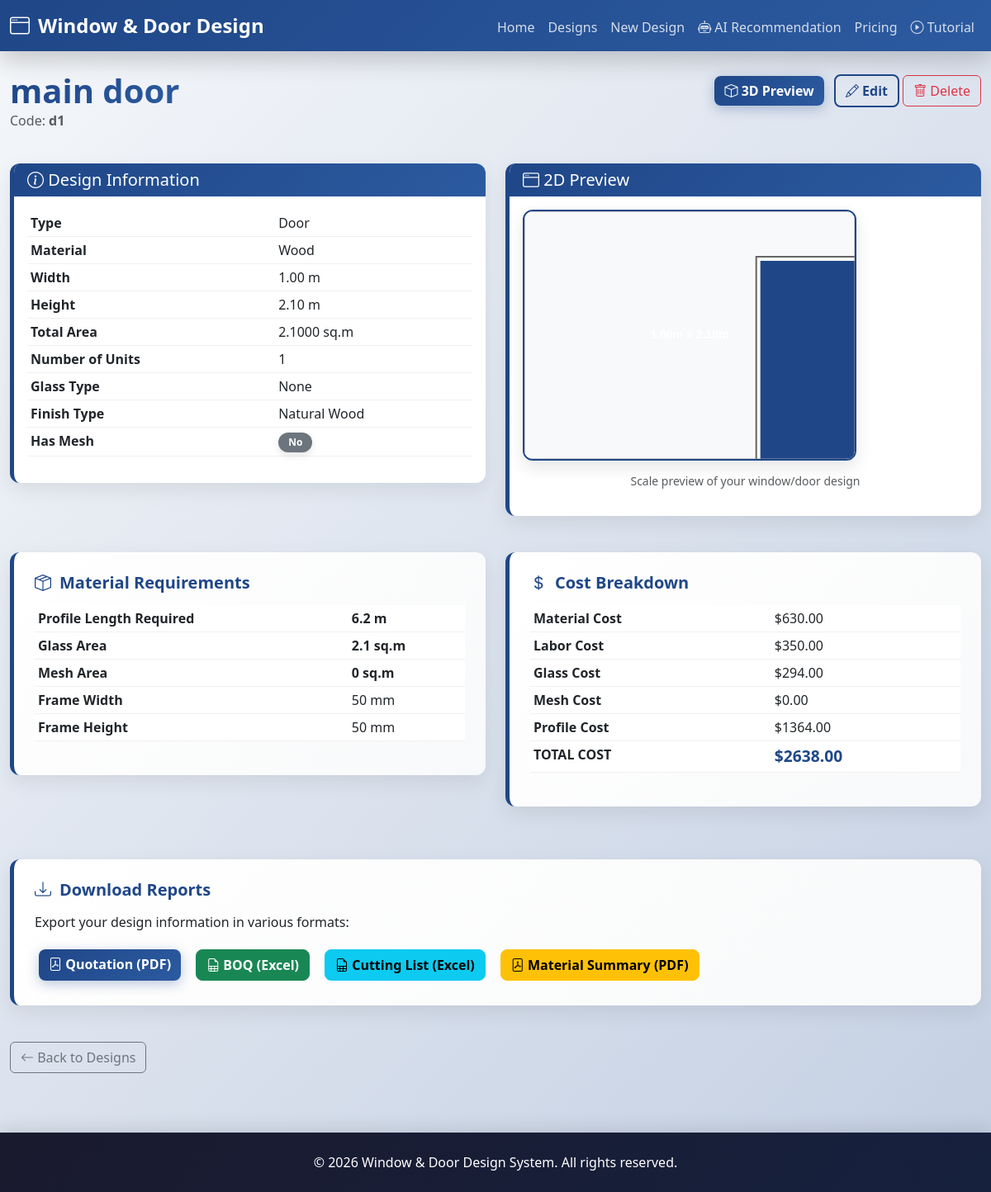
Screenshot of /designs/7/ with the database file from the repository.
### design_system/models.py (models this page shows, shortened)
class WindowDoorDesign(models.Model):
    TYPE_CHOICES = [
        ('window', 'Window'),
        ('door', 'Door'),
    ]
    GLASS_TYPE_CHOICES = [
        ('clear', 'Clear Glass'),
        ('tinted', 'Tinted Glass'),
        ('frosted', 'Frosted Glass'),
        ('double_glazed', 'Double Glazed'),
        ('tempered', 'Tempered Glass'),
    ]
    FINISH_TYPE_CHOICES = [
        ('anodized', 'Anodized'),
        ('powder_coated', 'Powder Coated'),
        ('raw', 'Raw'),
        ('painted', 'Painted'),
        ('natural_wood', 'Natural Wood'),
    ]
    MATERIAL_CHOICES = [
        ('aluminum', 'Aluminum'),
        ('upvc', 'UPVC'),
        ('steel', 'Steel'),
        ('wood', 'Wood'),
    ]
    name = models.CharField(max_length=100)
    code = models.CharField(max_length=50, unique=True)
    width = models.DecimalField(max_digits=10, decimal_places=2, validators=[MinValueValidator(0.1)])  # in meters
    height = models.DecimalField(max_digits=10, decimal_places=2, validators=[MinValueValidator(0.1)])  # in meters
    type_choice = models.CharField(max_length=20, choices=TYPE_CHOICES)
    glass_type = models.CharField(max_length=20, choices=GLASS_TYPE_CHOICES, null=True, blank=True)
    has_mesh = models.BooleanField(default=False)
    finish_type = models.CharField(max_length=20, choices=FINISH_TYPE_CHOICES)
    number_of_units = models.IntegerField(validators=[MinValueValidator(1)], default=1)
    material = models.CharField(max_length=20, choices=MATERIAL_CHOICES, default='aluminum')
    total_area = models.DecimalField(max_digits=10, decimal_places=4, editable=False, default=0)
    estimated_cost = models.DecimalField(max_digits=15, decimal_places=2, editable=False, default=0)
    created_at = models.DateTimeField(auto_now_add=True)
    updated_at = models.DateTimeField(auto_now=True)
    class Meta:
        verbose_name_plural = "Window/Door Designs"
        ordering = ['-created_at']

### design_system/views.py (the view)
# urls.py: path('designs/<int:pk>/', views.design_detail, name='design_detail'),
def design_detail(request, pk):
    design = get_object_or_404(WindowDoorDesign, pk=pk)
    calculator = DesignCalculator(design)
    material_req = calculator.calculate_material_requirements()
    cost_breakdown = calculator.calculate_cost()
    boq = calculator.get_bill_of_quantities()
    context = {
        'design': design,
        'material_requirements': material_req,
        'cost_breakdown': cost_breakdown,
        'boq': boq,
    }
    return render(request, 'design_detail.html', context)

### design_system/business_logic.py (called while the page is built)
    def calculate_material_requirements(self):
        width = float(self.design.width)
        height = float(self.design.height)
        units = self.design.number_of_units
        perimeter = (2 * (width + height))  # meters
        profile_length = perimeter * units
        glass_area = width * height * units  # square meters
        mesh_area = glass_area if self.design.has_mesh else 0
        return {
            'profile_length_meters': round(profile_length, 2),
            'glass_area_sqm': round(glass_area, 4),
            'mesh_area_sqm': round(mesh_area, 4),
            'frame_width_mm': 50,  # Standard frame width
            'frame_height_mm': 50,  # Standard frame height
        }

    def get_bill_of_quantities(self):
        materials_req = self.calculate_material_requirements()
        cost_breakdown = self.calculate_cost()
        boq = {
            'design_name': self.design.name,
            'design_code': self.design.code,
            'design_type': self.design.get_type_choice_display(),
            'material_type': self.design.get_material_display(),
            'number_of_units': self.design.number_of_units,
            'width_m': float(self.design.width),
            'height_m': float(self.design.height),
            'total_area_sqm': float(self.design.total_area),
            'glass_type': self.design.get_glass_type_display(),
            'has_mesh': self.design.has_mesh,
            'finish_type': self.design.get_finish_type_display(),
            'materials': materials_req,
            'costs': cost_breakdown,
        }
        return boq

### templates/design_detail.html (shortened to what this page needs)
{% extends 'base.html' %}
{% block content %}
<div class="row mb-4">
    <div class="col-md-12">
        <div class="d-flex justify-content-between align-items-center">
            <h1 class="page-title mb-0">{{ design.name }}</h1>
            <div>
                <a href="{% url 'preview_3d' design.pk %}" class="btn btn-primary me-2">
                    <i class="bi bi-box"></i> 3D Preview
                </a>
                <a href="{% url 'edit_design' design.pk %}" class="btn btn-outline-primary">
                    <i class="bi bi-pencil"></i> Edit
                </a>
                <a href="{% url 'delete_design' design.pk %}" class="btn btn-outline-danger">
                    <i class="bi bi-trash"></i> Delete
                </a>
            </div>
        </div>
        <p class="text-muted">Code: <strong>{{ design.code }}</strong></p>
    </div>
</div>
<div class="row mb-4">
    <div class="col-md-6">
        <div class="card">
            <div class="card-header">
                <h5 class="mb-0"><i class="bi bi-info-circle"></i> Design Information</h5>
            </div>
            <div class="card-body">
                <table class="table table-sm">
                    <tr>
                        <th>Type</th>
                        <td>{{ design.get_type_choice_display }}</td>
                    </tr>
                    <tr>
                        <th>Material</th>
                        <td>{{ design.get_material_display }}</td>
                    </tr>
                    <tr>
                        <th>Width</th>
                        <td>{{ design.width }} m</td>
                    </tr>
                    <tr>
                        <th>Height</th>
                        <td>{{ design.height }} m</td>
                    </tr>
                    <tr>
                        <th>Total Area</th>
                        <td>{{ design.total_area }} sq.m</td>
                    </tr>
                    <tr>
                        <th>Number of Units</th>
                        <td>{{ design.number_of_units }}</td>
                    </tr>
                    <tr>
                        <th>Glass Type</th>
                        <td>{{ design.get_glass_type_display }}</td>
                    </tr>
                    <tr>
                        <th>Finish Type</th>
                        <td>{{ design.get_finish_type_display }}</td>
                    </tr>
                    <tr>
                        <th>Has Mesh</th>
                        <td>{% if design.has_mesh %}<span class="badge bg-success">Yes</span>{% else %}<span class="badge bg-secondary">No</span>{% endif %}</td>
                    </tr>
                </table>
            </div>
        </div>
    </div>
    <div class="col-md-6">
        <div class="card">
            <div class="card-header">
                <h5 class="mb-0"><i class="bi bi-window"></i> 2D Preview</h5>
            </div>
            <div class="card-body">
                <canvas id="previewCanvas" class="preview-window" width="400" height="300"></canvas>
                <p class="text-muted small mt-2 text-center">Scale preview of your window/door design</p>
            </div>
        </div>
    </div>
</div>
<div class="row mb-4">
    <div class="col-md-6">
        <div class="report-section">
            <h5><i class="bi bi-box-seam"></i> Material Requirements</h5>
            <table class="table table-sm">
                <tr>
                    <th>Profile Length Required</th>
                    <td><strong>{{ material_requirements.profile_length_meters }} m</strong></td>
                </tr>
                <tr>
                    <th>Glass Area</th>
                    <td><strong>{{ material_requirements.glass_area_sqm }} sq.m</strong></td>
                </tr>
                <tr>
                    <th>Mesh Area</th>
                    <td><strong>{{ material_requirements.mesh_area_sqm }} sq.m</strong></td>
                </tr>
                <tr>
                    <th>Frame Width</th>
                    <td>{{ material_requirements.frame_width_mm }} mm</td>
                </tr>
                <tr>
                    <th>Frame Height</th>
                    <td>{{ material_requirements.frame_height_mm }} mm</td>
                </tr>
            </table>
        </div>
    </div>
    <div class="col-md-6">
        <div class="report-section">
            <h5><i class="bi bi-currency-dollar"></i> Cost Breakdown</h5>
            <table class="table table-sm">
                <tr>
                    <th>Material Cost</th>
                    <td>${{ cost_breakdown.material_cost }}</td>
                </tr>
                <tr>
                    <th>Labor Cost</th>
                    <td>${{ cost_breakdown.labor_cost }}</td>
                </tr>
                <tr>
                    <th>Glass Cost</th>
                    <td>${{ cost_breakdown.glass_cost }}</td>
                </tr>
                <tr>
                    <th>Mesh Cost</th>
                    <td>${{ cost_breakdown.mesh_cost }}</td>
                </tr>
                <tr>
                    <th>Profile Cost</th>
                    <td>${{ cost_breakdown.profile_cost }}</td>
                </tr>
                <tr style="border-top: 2px solid #ddd;">
                    <th>TOTAL COST</th>
                    <td><strong style="font-size: 1.2rem; color: #1f4788;">${{ cost_breakdown.total_cost }}</strong></td>
                </tr>
            </table>
        </div>
    </div>
</div>
<div class="row mb-4">
    <div class="col-md-12">
        <div class="report-section">
            <h5><i class="bi bi-download"></i> Download Reports</h5>
            <p class="mb-3">Export your design information in various formats:</p>
            <div class="d-flex flex-wrap gap-2">
                <a href="{% url 'download_quotation_pdf' design.pk %}" class="btn btn-primary download-btn">
                    <i class="bi bi-file-pdf"></i> Quotation (PDF)
                </a>
                <a href="{% url 'download_boq_excel' design.pk %}" class="btn btn-success download-btn">
                    <i class="bi bi-file-earmark-spreadsheet"></i> BOQ (Excel)
                </a>
                <a href="{% url 'download_cutting_list_excel' design.pk %}" class="btn btn-info download-btn">
                    <i class="bi bi-file-earmark-spreadsheet"></i> Cutting List (Excel)
                </a>
                <a href="{% url 'download_material_summary_pdf' design.pk %}" class="btn btn-warning download-btn">
                    <i class="bi bi-file-pdf"></i> Material Summary (PDF)
                </a>
            </div>
        </div>
    </div>
</div>
<div class="row">
    <div class="col-md-12">
        <a href="{% url 'design_list' %}" class="btn btn-outline-secondary">
            <i class="bi bi-arrow-left"></i> Back to Designs
        </a>
    </div>
</div>
{% endblock %}
{% block extra_js %}
<script>
document.addEventListener('DOMContentLoaded', function() {
    const canvas = document.getElementById('previewCanvas');
    const ctx = canvas.getContext('2d');
    // Fetch preview data
    fetch('{% url "preview_2d" design.pk %}')
        .then(response => response.json())
        .then(data => {
            // Clear canvas
            ctx.fillStyle = '#f8f9fa';
            ctx.fillRect(0, 0, canvas.width, canvas.height);
            // Draw frame
            ctx.strokeStyle = data.frame.color;
            ctx.lineWidth = data.frame.stroke_width;
            ctx.strokeRect(data.frame.x, data.frame.y, data.frame.width, data.frame.height);
            // Draw window
            ctx.fillStyle = data.window.color;
            ctx.fillRect(data.window.x, data.window.y, data.window.width, data.window.height);
            // Draw label
            ctx.fillStyle = 'white';
            ctx.font = 'bold 14px Arial';
            ctx.textAlign = 'center';
            ctx.textBaseline = 'middle';
            ctx.fillText(data.window.label, canvas.width / 2, canvas.height / 2);
            // Draw border
            ctx.strokeStyle = '#999';
            ctx.lineWidth = 1;
            ctx.strokeRect(0, 0, canvas.width, canvas.height);
        })
        .catch(error => console.error('Error loading preview:', error));
});
</script>
{% endblock %}

### static/css/style.css (style rules this page uses)
:root { --primary-color: #1f4788; --secondary-color: #2c5aa0; --accent-color: #ff6b6b; --light-bg: #f8f9fa; --success-color: #10b981; --info-color: #3b82f6; }
* { transition: all 0.3s cubic-bezier(0.4, 0, 0.2, 1); }
body { font-family: 'Segoe UI', Tahoma, Geneva, Verdana, sans-serif; background: linear-gradient(135deg, #f5f7fa 0%, #c3cfe2 100%); background-attachment: fixed; min-height: 100vh; }
.btn-primary { background: linear-gradient(135deg, var(--primary-color) 0%, var(--secondary-color) 100%); border: none; border-radius: 8px; font-weight: 600; box-shadow: 0 4px 15px rgba(31, 71, 136, 0.3); transition: all 0.3s ease; position: relative; overflow: hidden; }
.btn-primary::before { content: ''; position: absolute; top: 0; left: -100%; width: 100%; height: 100%; background: rgba(255,255,255,0.2); transition: left 0.3s ease; }
.btn-outline-primary { border: 2px solid var(--primary-color); color: var(--primary-color); border-radius: 8px; font-weight: 600; }
.card { border: none; border-radius: 12px; box-shadow: 0 8px 25px rgba(0,0,0,0.08); transition: all 0.3s cubic-bezier(0.4, 0, 0.2, 1); border-left: 5px solid var(--primary-color); background: white; overflow: hidden; }
.card::before { content: ''; position: absolute; top: 0; left: 0; right: 0; height: 3px; background: linear-gradient(90deg, var(--primary-color), var(--secondary-color)); opacity: 0; }
.card-header { background: linear-gradient(135deg, var(--primary-color) 0%, var(--secondary-color) 100%); color: white; border: none; font-weight: 600; }
.page-title { color: var(--primary-color); margin-bottom: 2rem; font-weight: 700; font-size: 2.5rem; animation: fadeInDown 0.6s ease; background: linear-gradient(135deg, var(--primary-color) 0%, var(--secondary-color) 100%); -webkit-background-clip: text; -webkit-text-fill-color: transparent; background-clip: text; }
.report-section { background: linear-gradient(135deg, #ffffff 0%, #f8f9fa 100%); padding: 25px; border-radius: 12px; margin: 20px 0; border-left: 5px solid var(--primary-color); box-shadow: 0 8px 25px rgba(0,0,0,0.08); animation: fadeInUp 0.6s ease; }
.report-section h5 { color: var(--primary-color); font-weight: 700; margin-bottom: 15px; display: flex; align-items: center; gap: 10px; }
.download-btn { display: inline-block; margin: 5px; border-radius: 8px; font-weight: 600; transition: all 0.3s ease; }
table { border-collapse: separate; border-spacing: 0; }
table tbody tr { transition: all 0.3s ease; border-bottom: 1px solid #f0f0f0; }
.badge { padding: 6px 12px; border-radius: 20px; font-weight: 600; box-shadow: 0 4px 10px rgba(0,0,0,0.1); }

### templates/design_detail.html (style rules this page uses)
.preview-window { background: linear-gradient(135deg, #e8eef7 0%, #f0f4ff 100%); border: 2px solid #1f4788; border-radius: 12px; box-shadow: 0 8px 20px rgba(0,0,0,0.1); }

### rows the page displays
WindowDoorDesign: name "main door", code "d1", type_choice "Door", material "Wood", width "1.00", height "2.10", total_area "2.1000", number_of_units "1", glass_type "None", finish_type "Natural Wood"

### other values shown
{{ material_requirements.profile_length_meters }} "6.2"
{{ material_requirements.glass_area_sqm }} "2.1"
{{ material_requirements.mesh_area_sqm }} "0"
{{ material_requirements.frame_width_mm }} "50"
{{ material_requirements.frame_height_mm }} "50"
{{ cost_breakdown.material_cost }} "630.00"
{{ cost_breakdown.labor_cost }} "350.00"
{{ cost_breakdown.glass_cost }} "294.00"
{{ cost_breakdown.mesh_cost }} "0.00"
{{ cost_breakdown.profile_cost }} "1364.00"
{{ cost_breakdown.total_cost }} "2638.00"
